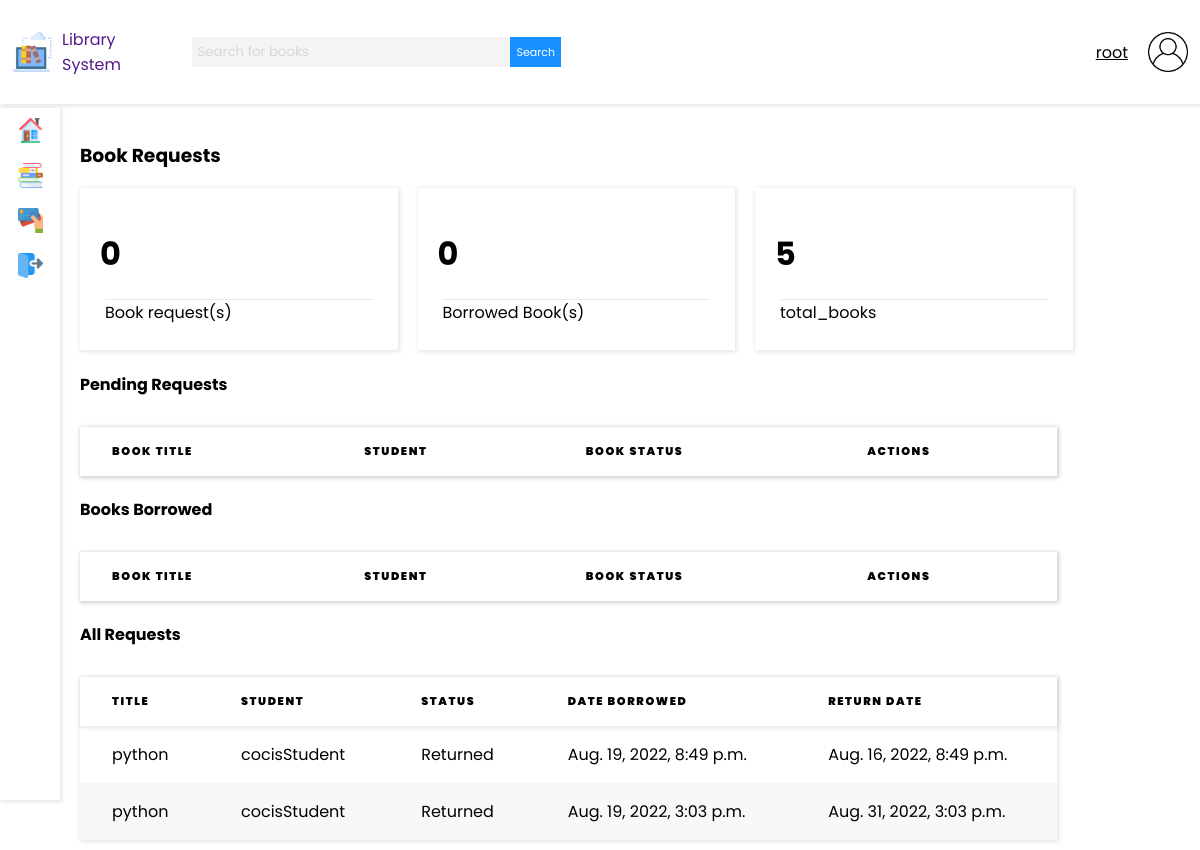
Screenshot of /books/book_requests/ (signed in) with the database file from the repository.
### base/models.py (models this page shows, shortened)
class Order(models.Model):
    STATUS = (
        ('Pending', 'Pending'),
        ('Accepted', 'Accepted'),
        ('Returned', 'Returned'),
    )
    book_name = models.ForeignKey(Book, null=True, on_delete=models.SET_NULL)
    date_borrowed = models.DateTimeField(
        auto_now_add=False, auto_now=False, blank=True)
    return_date = models.DateTimeField(
        auto_now_add=False, auto_now=False, blank=True)
    status = models.CharField(max_length=200, null=True, choices=STATUS)
    student_name = models.ForeignKey(
        User, null=True, on_delete=models.SET_NULL)

class Book(models.Model):
    title = models.CharField(max_length=200)
    author = models.CharField(max_length=200)
    description = models.TextField(null=True, blank=True)
    updated = models.DateField(auto_now=True)
    updated = models.DateField(auto_now_add=True)
    def __str__(self):
        return self.title

### base/views.py (the view)
# urls.py: path('books/book_requests/', views.bookRequests, name='book_requests'),
@login_required(login_url='/login')
def bookRequests(request):
    total_orders = Order.objects.filter(
        status='Pending',
        student_name=request.user
    )
    total_orders_admin = Order.objects.filter(status='Pending')
    borrowed_books = Order.objects.filter(status="Accepted")
    user_role = Role.objects.get(user=request.user.id)
    total_books = Book.objects.count()
    current_book_borrowed = Order.objects.filter(
        student_name=request.user).order_by("-id")[:1]
    all_requests = Order.objects.all().order_by("-id")
    current = {}
    return_warn_message = ""
    if len(current_book_borrowed) > 0:
        current = current_book_borrowed[0]
        return_date = str(current.return_date).split(" ")
        now = str(datetime.now()).split(" ")
        return_date = datetime.strptime(return_date[0], '%Y-%m-%d')
        now = datetime.strptime(now[0], '%Y-%m-%d')
        diff = (now-return_date).days
        if diff >= 3 and current.status == "Accepted":
            return_warn_message = "You have been fined 5000 for exceeding the return date by 3 days"
        if diff >= 10:
            return_warn_message = "You have been fined 15000 for exceeding the return date by 10 days"
        elif diff < 1 and abs(diff) <= 3:
            return_warn_message = "You have " + \
                str(abs(diff)) + \
                " day(s) until the return date"
        elif abs(diff) < 3 and current.status == "Accepted":
            return_warn_message = "You have " + \
                str(abs(diff)) + \
                " day(s) to return this book or you will be fined. Note that you have exceeded the return date"
    else:
        current["status"] = "Returned"
    context = {
        'total_order_count': len(total_orders_admin),
        'total_orders': total_orders,
        'total_borrowed': len(borrowed_books),
        'user_role': user_role,
        'borrowed_books': borrowed_books,
        'total_books': total_books,
        "total_orders_admin": total_orders_admin,
        "current_book_borrowed": current,
        "return_warn_message": return_warn_message,
        "all_requests": all_requests
    }
    return render(request, "books/book_requests.html", context)

### templates/books/book_requests.html (shortened to what this page needs)
{% extends 'main.html' %}
{% load static %}
{% block content %}
{% if user_role.role == 'Student' %}
<div class="">
    <div class="book_request_card">
        <h4>Current Book Borrowed</h4>
        {% if current_book_borrowed.status == "Returned" %}
        <p>You have no borrowed book</p>
        {% else %}
        {% if return_warn_message != "" and current_book_borrowed.status == "Accepted" %}
        <ul class="messages">
            <li class="alert">{{ return_warn_message }}</li>
        </ul>
        {% endif %}
        <table>
            <tbody>
                <tr>
                    <td>Book Title</td>
                    <td>{{ current_book_borrowed.book_name }}</td>
                </tr>
                <tr>
                    <td>Date Borrowed</td>
                    <td>{{ current_book_borrowed.date_borrowed }}</td>
                </tr>
                <tr>
                    <td>Return Date</td>
                    <td>{{ current_book_borrowed.return_date }}</td>
                </tr>
                <tr>
                    <td>Status</td>
                    <td>{{ current_book_borrowed.status }}</td>
                </tr>
                <tr>
                    <td>Action</td>
                    <td>
                        {% if current_book_borrowed.status == "Pending" %}
                        <a href="{% url 'deny_book' current_book_borrowed.id %}" class="deny-button">Cancel Request</a>
                        {% else %}
                        <p>No Actions</p>
                        {% endif %}
                    </td>
                </tr>
            </tbody>`
        </table>
        {% endif %}
    </div>
    <h4>Pending Book Requests</h4>
    <table>
        <thead>
            <tr>
                <th>Title</th>
                <th>Status</th>
                <th>Return Date</th>
            </tr>
        </thead>
        <tbody>
            {% for book in total_orders %}
            <tr>
                <td>{{ book.book_name }}</td>
                <td>{{ book.status }}</td>
                <td>{{ book.return_date }}</td>
            </tr>
            {% endfor %}
        </tbody>
    </table>
</div>
{% else %}
<h3>Book Requests</h3>
<div class="dashboard-card-container">
    <div class="dashboard-card">
        <h1>{{ total_order_count }}</h1>
        <p>Book request(s)</p>
    </div>
    <div class="dashboard-card">
        <h1>{{ total_borrowed }}</h1>
        <p>Borrowed Book(s)</p>
    </div>
    <div class="dashboard-card">
        <h1>{{ total_books }}</h1>
        <p>total_books</p>
    </div>
</div>
<div>
    <div class="table-header">
        <h4 class="table-title">Pending Requests</h4>
    </div>
    <table class="books-table-container">
        <thead>
            <tr>
                <th>Book Title</th>
                <th>Student</th>
                <th>Book Status</th>
                <th>Actions</th>
            </tr>
        </thead>
    </table>
</div>
<div>
    <div class="table-header">
        <h4 class="table-title">Books Borrowed</h4>
    </div>
    <table class="books-table-container">
        <thead>
            <tr>
                <th>Book Title</th>
                <th>Student</th>
                <th>Book Status</th>
                <th>Actions</th>
            </tr>
        </thead>
    </table>
</div>
<div>
    <div class="table-header">
        <h4 class="table-title">All Requests</h4>
    </div>
    <table class="books-table-container">
        <thead>
            <tr>
                <th>Title</th>
                <th>Student</th>
                <th>Status</th>
                <th>Date Borrowed</th>
                <th>Return Date</th>
            </tr>
        </thead>
        <tbody>
            {% for order in all_requests %}
            <tr>
                <td>{{ order.book_name }}</td>
                <td>{{ order.student_name }}</td>
                <td>{{ order.status }}</td>
                <td>{{ order.date_borrowed }}</td>
                <td>{{ order.return_date }}</td>
            </tr>
            {% endfor %}
        </tbody>
    </table>
    {% endif %}
    {% endblock %}

### templates/navbar.html
{% load static %}
<nav class="navbar">
    <div class="nav-logo-search">
        <a href="" class="navbar-brand">
            <img class="navbar-image" src="{% static 'images/digital-library.png' %}" alt="">
            <span>Library System</span>
        </a>
        <form method="GET" action="" class="nav-search nav-search-responsive">
            <input value="{{ q }}" name="q" class="nav-search-input" type="text" placeholder="Search for books">
            <button class="nav-search-button" type="submit">Search</button>
        </form>
    </div>
    <div class="nav-user-profile">
        <span>{{ request.user }}</span>
        <img class="navbar-image" src="{% static 'images/user.png' %}" alt="">
    </div>
</nav>

### static/styles/main3.css (style rules this page uses)
body { font-family: 'Poppins', sans-serif; padding: 0; margin: 0; background-color: #fff; box-sizing: border-box; }
a,input,button { text-decoration: none; font-family: 'Poppins'; }
table { border-collapse: collapse; text-align: left; width: 100%; overflow-x: scroll; }
thead { box-shadow: 1px 1px 4px 1px rgba(0, 0, 0, 0.1); }
thead th { padding: 1rem 2rem; text-transform: uppercase; letter-spacing: 0.1rem; font-size: 0.7rem; font-weight: 900; }
tbody td { padding: 1rem 2rem; }
tbody tr:nth-child(even) { background-color: #f8f8f8; }
.navbar { height: 13vh; background-color: #fff; box-shadow: 1px 1px 4px 1px rgba(0, 0, 0, 0.1); display: flex; flex-direction: row; align-items: center; padding: 0 1%; position: fixed; top: 0; left: 0; width: 98%; }
.nav-logo-search { display: flex; width: 50%; justify-content: space-between; align-items: center; }
.navbar-brand { display: block; width: 30%; display: flex; align-items: center; }
.navbar-brand span { margin: 0 10px; }
.navbar-image { height: 40px; width: 40px; }
.nav-search { width: 70%; display: flex; flex-direction: row; margin: 10px 10px; }
.nav-search-input { border: 0; background-color: #f4f4f4; height: 30px; width: 80%; margin: 0; padding: 5px; outline: none; }
.nav-search-input::placeholder { color: #d7d7d7; font-family: 'Poppins'; }
.nav-search-button { background-color: #1890ff; color: #ffffff; border: 0; border-radius: 0; transition: .3s ease-in; font-size: 11px; }
.nav-user-profile { width: 50%; display: flex; justify-content: flex-end; align-items: center; }
.nav-user-profile span { margin: 0 20px; text-decoration: underline; cursor: pointer; }
.dashboard-card-container { display: flex; width: 100%; }
.dashboard-card { width: 25%; box-shadow: 1px 1px 4px 1px rgba(0, 0, 0, 0.1); padding: 20px; margin-right: 20px; transition: .3s ease-in; }
.books-table-container { box-shadow: 1px 1px 4px 1px rgba(0, 0, 0, 0.1); padding: 20px; width: 88%; margin-top: 30px; }
.dashboard-card p { border-top: 1px solid #ebebeb; }
.book-card h3,p { margin: 5px; }

### static/styles/main12.css (style rules this page uses)
body { font-family: 'Poppins', sans-serif; padding: 0; margin: 0; background-color: #fff; box-sizing: border-box; }
a,input,button { text-decoration: none; font-family: 'Poppins'; }
table { border-collapse: collapse; text-align: left; width: 100%; overflow-x: scroll; }
thead { box-shadow: 1px 1px 4px 1px rgba(0, 0, 0, 0.1); }
thead th { padding: 1rem 2rem; text-transform: uppercase; letter-spacing: 0.1rem; font-size: 0.7rem; font-weight: 900; }
tbody td { padding: 1rem 2rem; }
tbody tr:nth-child(even) { background-color: #f8f8f8; }
.navbar { height: 13vh; background-color: #fff; box-shadow: 1px 1px 4px 1px rgba(0, 0, 0, 0.1); display: flex; flex-direction: row; align-items: center; padding: 0 1%; position: fixed; top: 0; left: 0; width: 98%; }
.nav-logo-search { display: flex; width: 50%; justify-content: space-between; align-items: center; }
.navbar-brand { display: block; width: 30%; display: flex; align-items: center; }
.navbar-brand span { margin: 0 10px; }
.navbar-image { height: 40px; width: 40px; }
.nav-search { width: 70%; display: flex; flex-direction: row; margin: 10px 10px; }
.nav-search-input { border: 0; background-color: #f4f4f4; height: 30px; width: 80%; margin: 0; padding: 5px; outline: none; }
.nav-search-input::placeholder { color: #d7d7d7; font-family: 'Poppins'; }
.nav-search-button { background-color: #1890ff; color: #ffffff; border: 0; border-radius: 0; transition: .3s ease-in; font-size: 11px; }
.nav-user-profile { width: 50%; display: flex; justify-content: flex-end; align-items: center; }
.nav-user-profile span { margin: 0 20px; text-decoration: underline; cursor: pointer; }
.dashboard-card-container { display: flex; width: 100%; }
.dashboard-card { width: 25%; box-shadow: 1px 1px 4px 1px rgba(0, 0, 0, 0.1); padding: 20px; margin-right: 20px; transition: .3s ease-in; }
.books-table-container { box-shadow: 1px 1px 4px 1px rgba(0, 0, 0, 0.1); padding: 20px; width: 88%; margin-top: 30px; }
.dashboard-card p { border-top: 1px solid #ebebeb; }
.book-card h3,p { margin: 5px; }

### rows the page displays
Order: book_name "python", student_name "cocisStudent", status "Returned", date_borrowed "Aug. 19, 2022, 8:49 p.m.", return_date "Aug. 16, 2022, 8:49 p.m."
Order: book_name "python", student_name "cocisStudent", status "Returned", date_borrowed "Aug. 19, 2022, 3:03 p.m.", return_date "Aug. 31, 2022, 3:03 p.m."

### other values shown
{{ request.user }} "root"
{{ total_order_count }} "0"
{{ total_borrowed }} "0"
{{ total_books }} "5"
